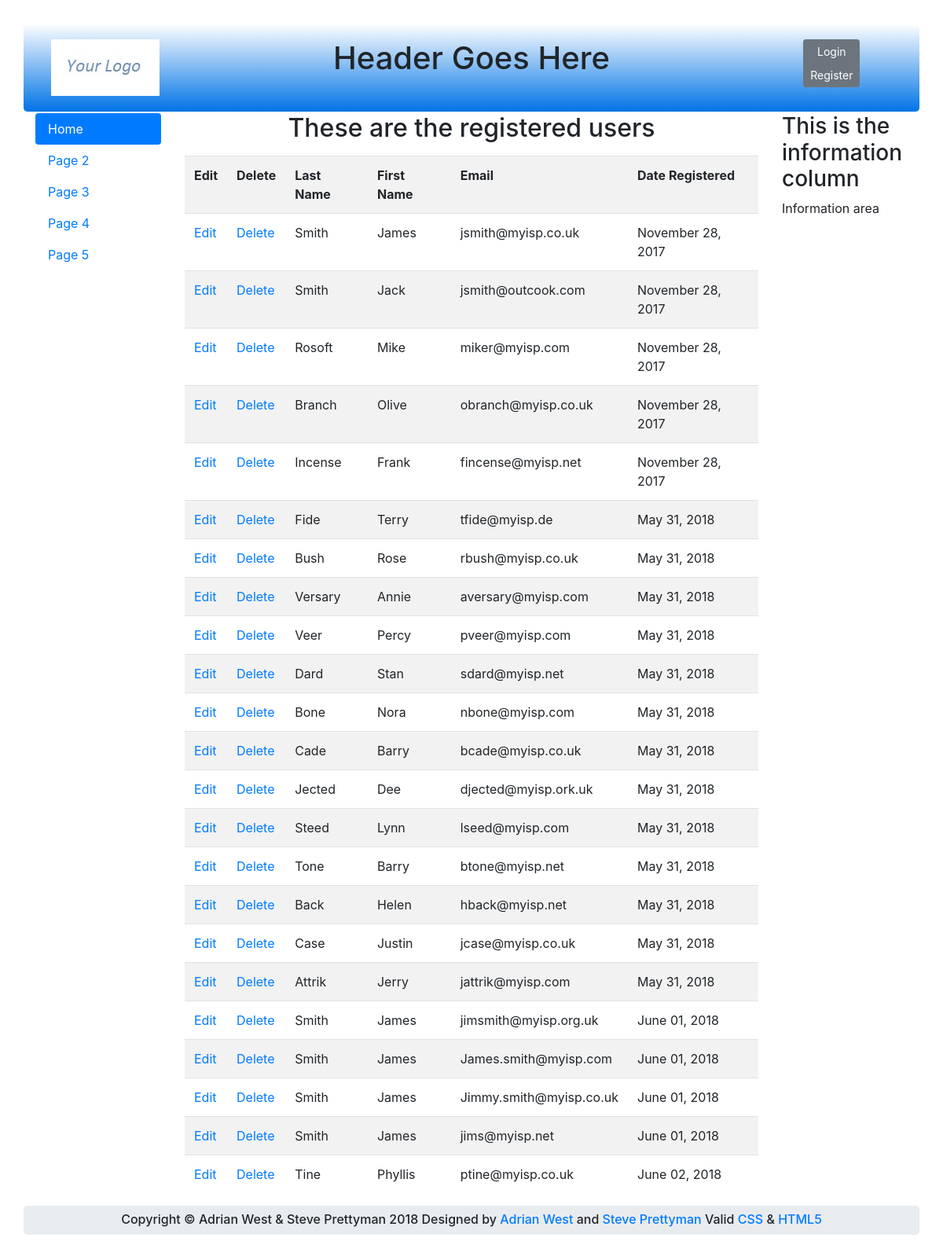
The app's page /admin-view-users.php (signed in) with its own data.
### tables this page shows
CREATE TABLE `users` (
  `userid` mediumint(6) UNSIGNED NOT NULL,
  `first_name` varchar(30) NOT NULL,
  `last_name` varchar(40) NOT NULL,
  `email` varchar(50) NOT NULL,
  `password` char(60) NOT NULL,
  `registration_date` datetime NOT NULL,
  `user_level` tinyint(1) UNSIGNED NOT NULL
);

### admin-view-users.php (the view, shortened to what this page needs)
 <!DOCTYPE html>
<html lang="en">
<head>
  <link rel="stylesheet"
  href="https://stackpath.bootstrapcdn.com/bootstrap/4.1.0/css/bootstrap.min.css"
>
</head>
<body>
<div class="container" style="margin-top:30px">
<header class="jumbotron text-center row"
style="margin-bottom:2px; background:linear-gradient(white, #0073e6); padding:20px;">
  <?php include('header.php'); ?>
</header>
  <div class="row" style="padding-left: 0px;">
  <nav class="col-sm-2">
      <ul class="nav nav-pills flex-column">
		<?php include('nav.php'); ?>
      </ul>
  </nav>
  <div class="col-sm-8">
  <h2 class="text-center">These are the registered users</h2>
<p>
<?php
try {
require('mysqli_connect.php');
$query ="SELECT last_name, first_name, email, DATE_FORMAT(registration_date, '%M %d, %Y')";
$query .= " AS regdat, userid FROM users ORDER BY registration_date ASC";
$result = mysqli_query ($dbcon, $query);
if ($result) {
echo '<table class="table table-striped">
<tr>
<th scope="col">Edit</th>
<th scope="col">Delete</th>
<th scope="col">Last Name</th>
<th scope="col">First Name</th>
<th scope="col">Email</th>
<th scope="col">Date Registered</th>
</tr>';
while ($row = mysqli_fetch_array($result, MYSQLI_ASSOC)) {
	$user_id = htmlspecialchars($row['userid'], ENT_QUOTES);
	$last_name = htmlspecialchars($row['last_name'], ENT_QUOTES);
	$first_name = htmlspecialchars($row['first_name'], ENT_QUOTES);
	$email = htmlspecialchars($row['email'], ENT_QUOTES);
	$registration_date = htmlspecialchars($row['regdat'], ENT_QUOTES);
	echo '<tr>
	<td><a href="edit_user.php?id=' . $user_id . '">Edit</a></td>
	<td><a href="delete_user.php?id=' . $user_id . '">Delete</a></td>
	<td>' . $last_name . '</td>
	<td>' . $first_name . '</td>
	<td>' . $email . '</td>
	<td>' . $registration_date . '</td>
	</tr>';
	}
	echo '</table>';
}
else {
echo '<p class="error">The current users could not be retrieved. We apologize';
echo ' for any inconvenience.</p>';
exit;
}
}
catch(Exception $e)
   {
     print "The system is busy please try later";
   }
   catch(Error $e)
   {
      print "The system is busy please try again later.";
   }
?>
  </div>
	<aside class="col-sm-2">
      <?php include('info-col.php'); ?>
	</aside>
  </div>
<footer class="jumbotron text-center row"
style="padding-bottom:1px; padding-top:8px;">
  <?php include('footer.php'); ?>
</footer>
</div>
</body>
</html>

### header.php
<div class="col-sm-2">
<img class="img-fluid float-left" src="logo.jpg" alt="Logo">
</div>
<div class="col-sm-8">
 <h1 class="blue-text mb-4 font-bold">Header Goes Here</h1>
 </div>
     <nav class="col-sm-2">
	 <div class="btn-group-vertical btn-group-sm" role="group" aria-label="Button Group">
  <button type="button" class="btn btn-secondary" onclick="location.href = 'login.php'" >Login</button>
  <button type="button" class="btn btn-secondary" onclick="location.href = 'register-page.php'">Register</button>
</div>
    </nav>

### nav.php
 <li class="nav-item">
       <a class="nav-link active" href="#">Home</a>
     </li>
     <li class="nav-item">
       <a class="nav-link" href="page-2.php">Page 2</a>
     </li>
     <li class="nav-item">
       <a class="nav-link" href="page-3.php">Page 3</a>
     </li>
<li class="nav-item">
       <a class="nav-link" href="page-4.php">Page 4</a>
     </li>
<li class="nav-item">
       <a class="nav-link" href="page-5.php">Page 5</a>
     </li>

### info-col.php
<h3>This is the information column</h3>
<p>Information area</p>

### footer.php
<p class="h6 col-sm-12">Copyright &copy; Adrian West & Steve Prettyman 2018  Designed by
<a href="http://www.colycomputerhelp.co.uk/">Adrian West </a> and
<a href=http://www.littleoceanwaves.com>Steve Prettyman </a>  Valid
<a href="http://jigsaw.w3.org/css-validator/">CSS</a> &amp;
<a href="http://validator.w3.org/">HTML5</a></p>

### records on screen
users: last_name "Smith", first_name "James", email "jsmith@myisp.co.uk", registration_date "November 28, 2017"
users: last_name "Smith", first_name "Jack", email "jsmith@outcook.com", registration_date "November 28, 2017"
users: last_name "Rosoft", first_name "Mike", email "miker@myisp.com", registration_date "November 28, 2017"
users: last_name "Branch", first_name "Olive", email "obranch@myisp.co.uk", registration_date "November 28, 2017"
users: last_name "Incense", first_name "Frank", email "fincense@myisp.net", registration_date "November 28, 2017"
users: last_name "Fide", first_name "Terry", email "tfide@myisp.de", registration_date "May 31, 2018"
users: last_name "Bush", first_name "Rose", email "rbush@myisp.co.uk", registration_date "May 31, 2018"
users: last_name "Versary", first_name "Annie", email "aversary@myisp.com", registration_date "May 31, 2018"
users: last_name "Veer", first_name "Percy", email "pveer@myisp.com", registration_date "May 31, 2018"
users: last_name "Dard", first_name "Stan", email "sdard@myisp.net", registration_date "May 31, 2018"
users: last_name "Bone", first_name "Nora", email "nbone@myisp.com", registration_date "May 31, 2018"
users: last_name "Cade", first_name "Barry", email "bcade@myisp.co.uk", registration_date "May 31, 2018"
users: last_name "Jected", first_name "Dee", email "djected@myisp.ork.uk", registration_date "May 31, 2018"
users: last_name "Steed", first_name "Lynn", email "lseed@myisp.com", registration_date "May 31, 2018"
users: last_name "Tone", first_name "Barry", email "btone@myisp.net", registration_date "May 31, 2018"
users: last_name "Back", first_name "Helen", email "hback@myisp.net", registration_date "May 31, 2018"
users: last_name "Case", first_name "Justin", email "jcase@myisp.co.uk", registration_date "May 31, 2018"
users: last_name "Attrik", first_name "Jerry", email "jattrik@myisp.com", registration_date "May 31, 2018"
users: last_name "Smith", first_name "James", email "jimsmith@myisp.org.uk", registration_date "June 01, 2018"
users: last_name "Smith", first_name "James", email "James.smith@myisp.com", registration_date "June 01, 2018"
users: last_name "Smith", first_name "James", email "Jimmy.smith@myisp.co.uk", registration_date "June 01, 2018"
users: last_name "Smith", first_name "James", email "jims@myisp.net", registration_date "June 01, 2018"
users: last_name "Tine", first_name "Phyllis", email "ptine@myisp.co.uk", registration_date "June 02, 2018"
